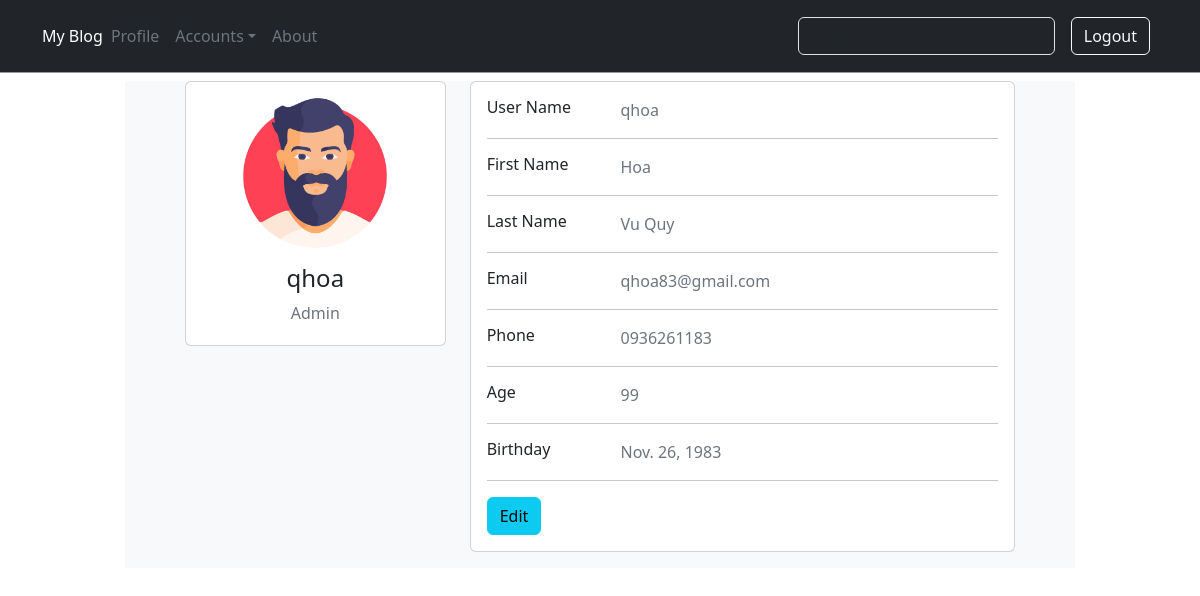
/profile (signed in), run on the app's committed database.
### blog/models.py (models this page shows)
class User(AbstractUser):
    age = models.IntegerField(null=True, blank=True)
    telephone = models.CharField(max_length=15, blank=True, null=True)
    birthday = models.DateField(null=True)
    avatar = models.ImageField(default='default.jpg', upload_to='profile/')

### blog/views.py (the view)
# urls.py: path('profile', views.profile, name='profile'),
def profile(request):
    return render(request, 'profile_detail.html')

### blog/templates/profile_detail.html (shortened to what this page needs)
{% extends 'master size.html' %}
{% block content %}
<div class="container">
  <div class="main-body">
        <div class="row gutters-sm">
          <div class="col-md-4 mb-3">
            <div class="card">
              <div class="card-body">
                <div class="d-flex flex-column align-items-center text-center">
                  <img src="{{MEDIA_URL}}{{user.avatar}}" alt="Admin" class="rounded-circle" width="150">
                  <div class="mt-3">
                    <h4>{{user.username}}</h4>
                    {% if user.is_superuser %}
                    <p class="text-secondary mb-1">Admin</p>
                    {% else %}
                    <p class="text-secondary mb-1">User</p>
                    {% endif %}
                  </div>
                </div>
              </div>
            </div>
          </div>
          <div class="col-md-8">
            <div class="card mb-3">
              <div class="card-body">
                <div class="row">
                  <div class="col-sm-3">
                    <h6 class="mb-0">User Name</h6>
                  </div>
                  <div class="col-sm-9 text-secondary">
                    {{user.username}}
                  </div>
                </div>
                <hr>
                <div class="row">
                  <div class="col-sm-3">
                    <h6 class="mb-0">First Name</h6>
                  </div>
                  <div class="col-sm-9 text-secondary">
                    {{user.first_name}}
                  </div>
                </div>
                <hr>
                <div class="row">
                  <div class="col-sm-3">
                    <h6 class="mb-0">Last Name</h6>
                  </div>
                  <div class="col-sm-9 text-secondary">
                    {{user.last_name}}
                  </div>
                </div>
                <hr>
                <div class="row">
                  <div class="col-sm-3">
                    <h6 class="mb-0">Email</h6>
                  </div>
                  <div class="col-sm-9 text-secondary">
                    {{user.email}}
                  </div>
                </div>
                <hr>
                <div class="row">
                  <div class="col-sm-3">
                    <h6 class="mb-0">Phone</h6>
                  </div>
                  <div class="col-sm-9 text-secondary">
                    {{user.telephone}}
                  </div>
                </div>
                <hr>
                <div class="row">
                  <div class="col-sm-3">
                    <h6 class="mb-0">Age</h6>
                  </div>
                  <div class="col-sm-9 text-secondary">
                    {{user.age}}
                  </div>
                </div>
                <hr>
                <div class="row">
                  <div class="col-sm-3">
                    <h6 class="mb-0">Birthday</h6>
                  </div>
                  <div class="col-sm-9 text-secondary">
                    {{user.birthday}}
                  </div>
                </div>
                <hr>
                <div class="row">
                  <div class="col-sm-12">
                    <a class="btn btn-info " target="__blank" href="{% url 'profile_update' user.id %}">Edit</a>
                  </div>
                </div>
              </div>
            </div>
          </div>
        </div>
      </div>
  </div>
{% endblock %}

### blog/static/css/base.css (style rules this page uses)
body { font-family: 'Source Sans Pro', sans-serif; font-size: 18px; }

### blog/static/css/sidebars.css (style rules this page uses)
body { min-height: 100vh; min-height: -webkit-fill-available; }
html { height: -webkit-fill-available; }

### data on the page
User: avatar (picture), username "qhoa", first_name "Hoa", last_name "Vu Quy", email "qhoa83@gmail.com", telephone "0936261183", age "99", birthday "Nov. 26, 1983"
